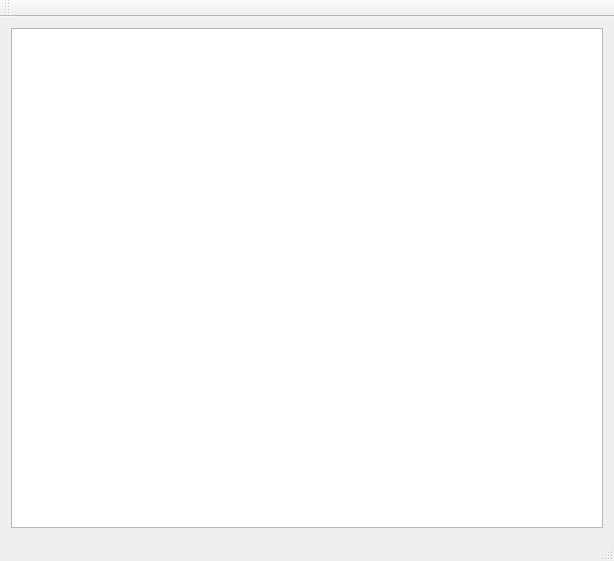
<?xml version="1.0" encoding="UTF-8"?>
<ui version="4.0">
 <class>MainWindow</class>
 <widget class="QMainWindow" name="MainWindow">
  <property name="geometry">
   <rect>
    <x>0</x>
    <y>0</y>
    <width>614</width>
    <height>547</height>
   </rect>
  </property>
  <property name="windowTitle">
   <string>MainWindow</string>
  </property>
  <widget class="QWidget" name="centralWidget">
   <layout class="QHBoxLayout" name="horizontalLayout">
    <item>
     <widget class="QGraphicsView" name="graphicsView">
      <property name="minimumSize">
       <size>
        <width>500</width>
        <height>500</height>
       </size>
      </property>
     </widget>
    </item>
   </layout>
  </widget>
  <widget class="QToolBar" name="mainToolBar">
   <attribute name="toolBarArea">
    <enum>TopToolBarArea</enum>
   </attribute>
   <attribute name="toolBarBreak">
    <bool>false</bool>
   </attribute>
  </widget>
  <widget class="QStatusBar" name="statusBar"/>
 </widget>
 <layoutdefault spacing="6" margin="11"/>
 <resources/>
 <connections/>
</ui>
